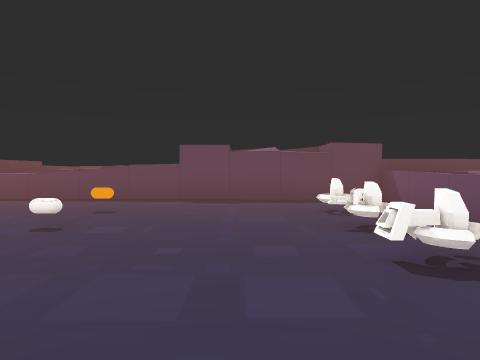
[1] (above)

17 first-person views from a walk through a Unity game level. The camera is 1.5 m above the floor, tilts 2° down and sees 75° across. The floor is counted in squares, 2 m on a side. Each view is taken from the middle of a square. On the plan, view 1 faces up. The plan holds only what a view shows up to about 10 squares ahead; the rest is blank. The place goes on beyond the plan. Some surface patterns are stand-ins.

[2]
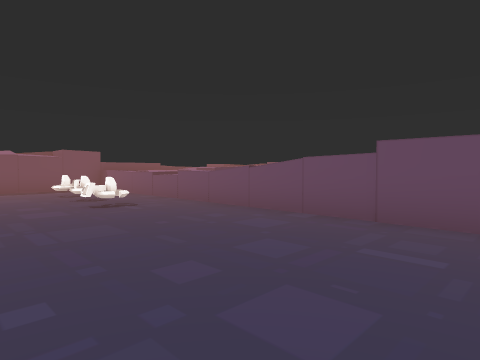

[3]
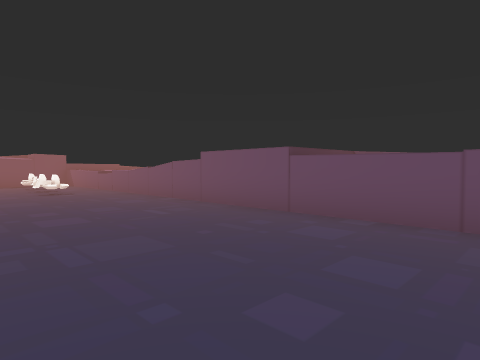

[4]
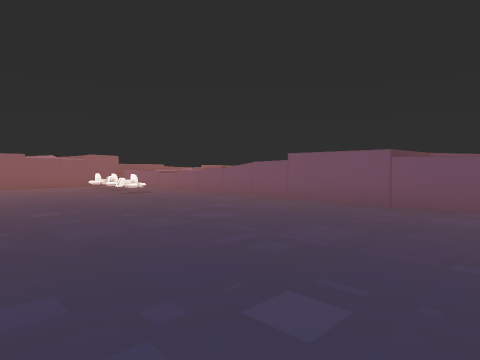

[5]
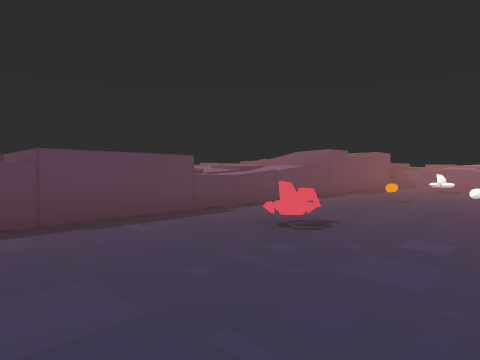

[6]
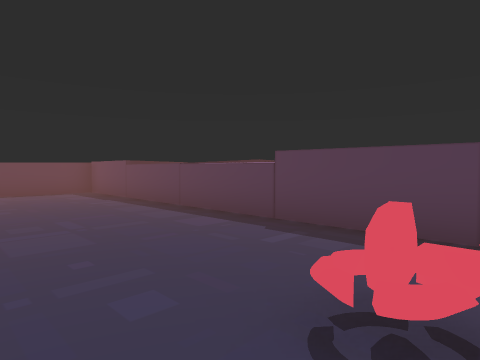

[7]
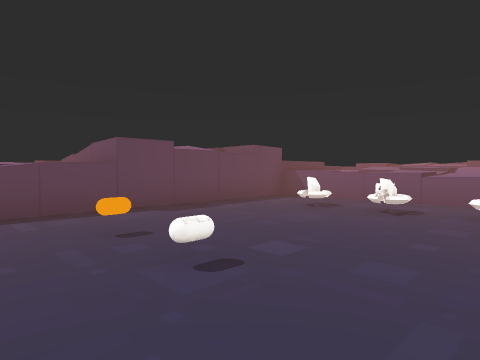

[8]
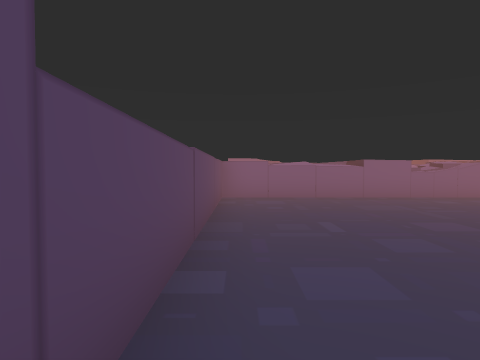

[9]
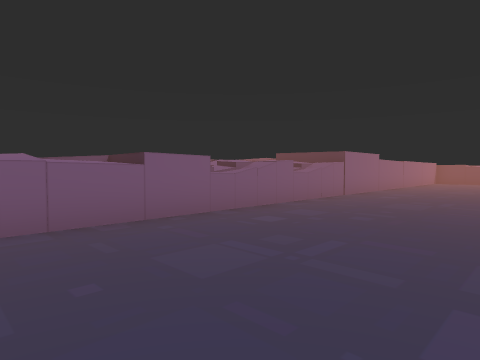

[10]
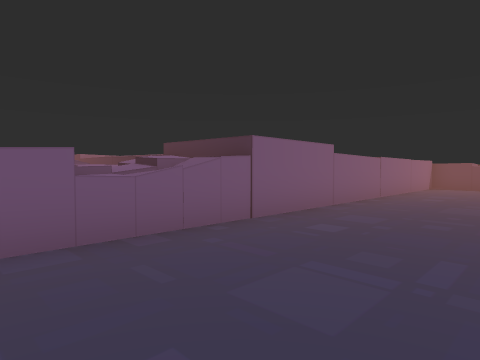

[11]
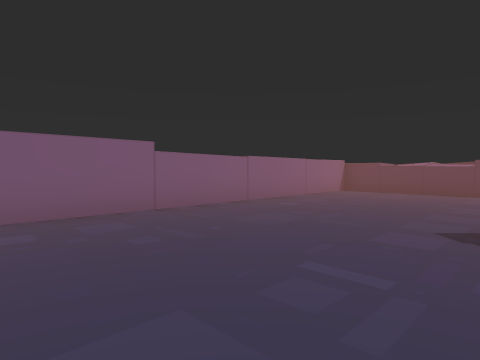

[12]
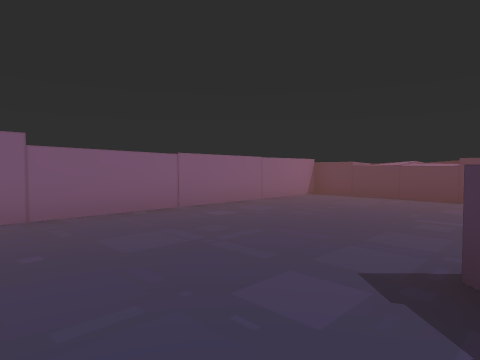

[13]
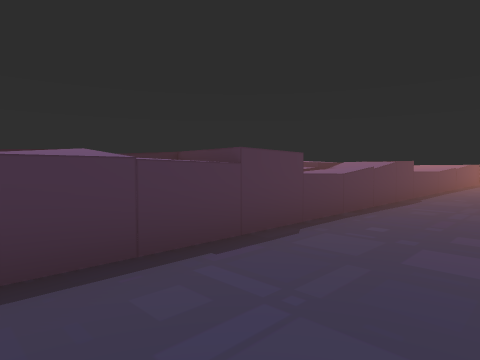

[14]
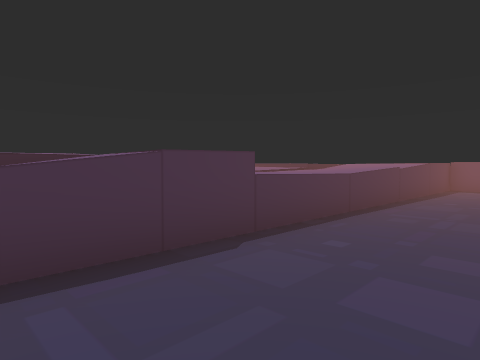

[15]
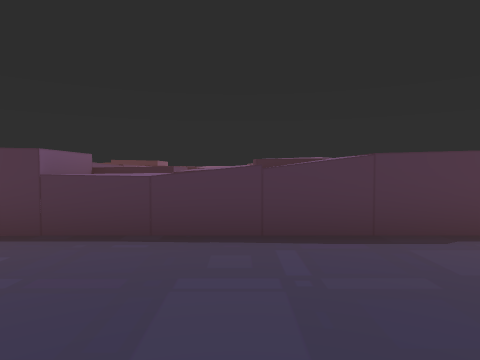

[16]
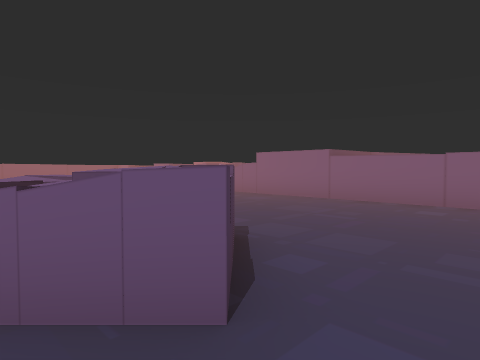

[17]
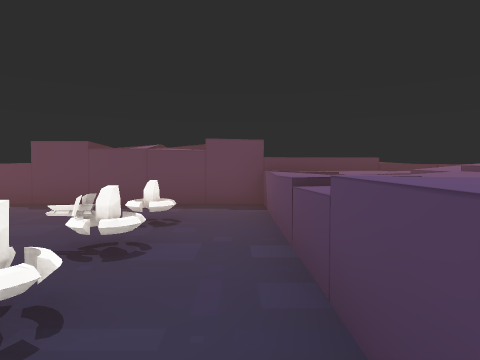

### Floor plan
Key: @ floor where view 1 was taken; # wall or solid block; . floor; = window, fence, low wall or low ledge; ^ raised ledge; O other object.
Columns run from 19 left of view 1 to 6 right of it. Each row starts with its distance up from view 1.
 10             #  ^^
  9          ^  #^^^^
  8   ^###^^^^###^^^^^########
  7   ^....................^^^
  6   ^..........O...O...O.^^^
  5  ^^....................^^^
  4 ^^^..    .......O....O.^^^
  3 ^^^..    ..... ......O.^^^
  2 ^^^..          ........^^
  1 ^^^..            ......^
  0  ^^..            ..@...^
 -1   ^...           ......^
 -2   ^...           ......#
 -3   ^...          .......#
 -4 ^^^...          ^......#
 -5 ^^^.....^^      .......#
 -6 ^^^.....^^=     .......^
 -7 ^^^.....^^....  .......^
 -8   #...........   ......^
 -9   ^....................^
-10  ^^....................^
-11   ^....................^
-12   ^....................^
-13    ##########^^^^^#^^^^
-14               ^ ^
-15               ^

Where each view was taken, in squares from view 1:
view 1: 0 up, 0 right, facing up
view 2: 4 down, 1 left, facing up-right
view 3: 8 down, 1 left, facing up-right
view 4: 7 down, 3 left, facing up-right
view 5: 3 up, 10 left, facing up-right
view 6: 4 up, 6 left, facing up-left
view 7: 2 up, 4 left, facing up-right
view 8: 4 down, 3 right, facing down
view 9: 8 down, 2 right, facing down-left
view 10: 9 down, 3 left, facing down-left
view 11: 7 down, 6 left, facing down-left
view 12: 7 down, 8 left, facing down-left
view 13: 11 down, 14 left, facing up-left
view 14: 5 down, 14 left, facing up-left
view 15: 5 down, 13 left, facing left
view 16: 5 down, 13 left, facing down-right
view 17: 1 up, 3 right, facing up
